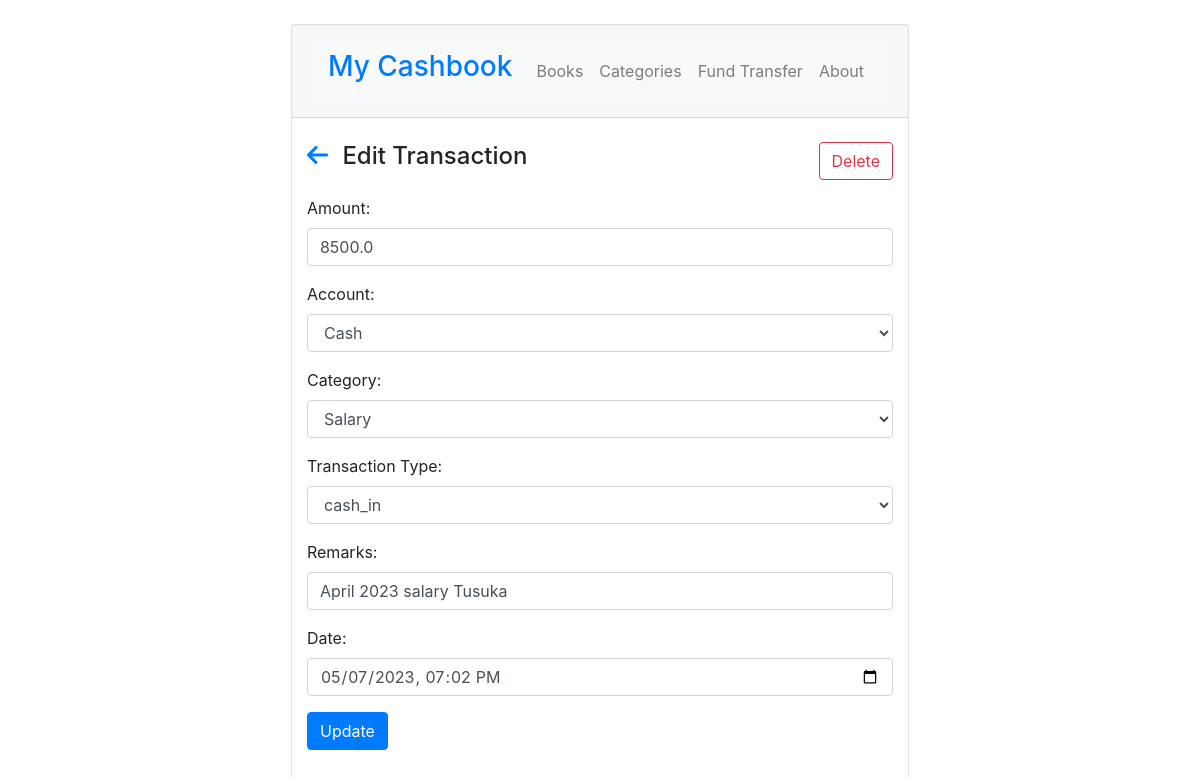
Before: /cashbook/transaction/edit/2/ with the older database file.
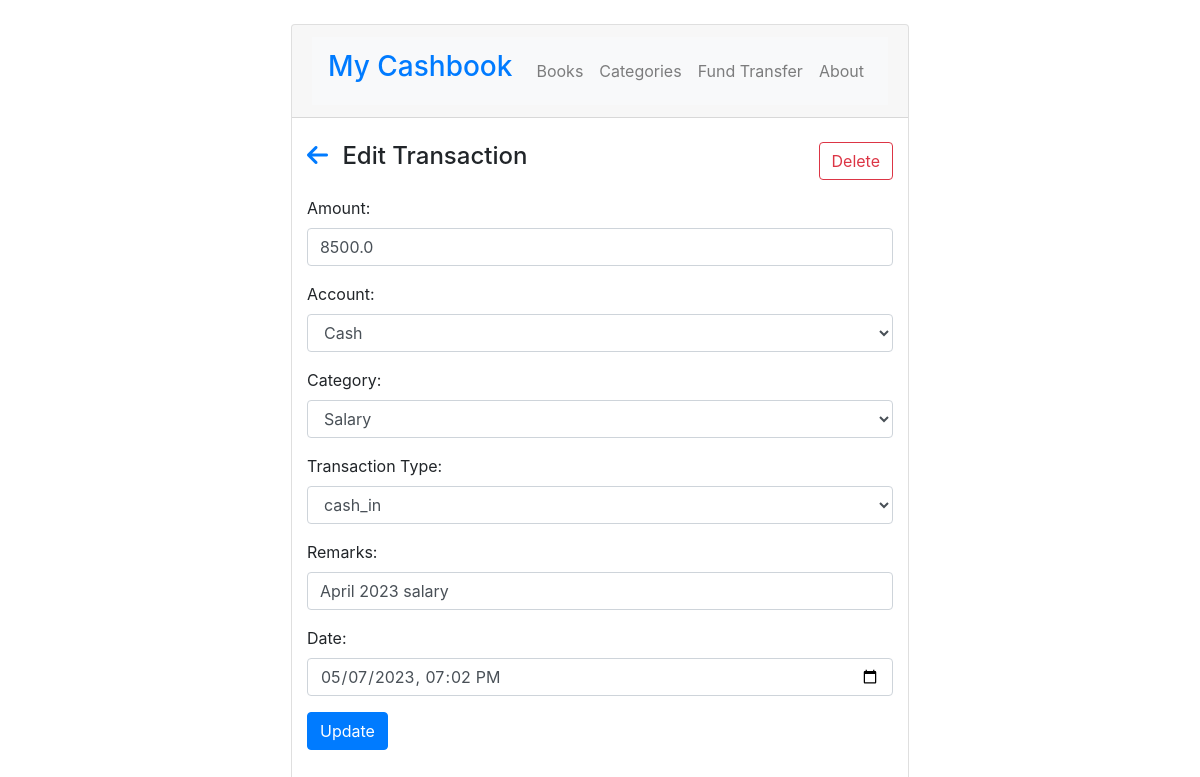
After: the same page with the newer database file.
### cashbook/models.py (models this page shows, shortened)
class Transaction(models.Model):
    amount          = models.FloatField(default=0)
    account_id      = models.ForeignKey(Account, on_delete=models.CASCADE)
    category_id     = models.ForeignKey(Category, on_delete=models.CASCADE)
    trx_type_id     = models.ForeignKey(TrxType, on_delete=models.CASCADE)
    remarks         = models.CharField(max_length=100)
    create_date     = models.DateTimeField("date created")

class Account(models.Model):
    name            = models.CharField(max_length=20)
    initial_balance = models.FloatField(default=0)

class Category(models.Model):
    name = models.CharField(max_length=20)

class TrxType(models.Model):
    name = models.CharField(max_length=10)

### cashbook/views.py (the view)
# urls.py: path('transaction/edit/<int:transaction_id>/', views.edit_transaction, name='edit_transaction'),
def edit_transaction(request, transaction_id):
    transaction = get_object_or_404(Transaction, pk=transaction_id)
    if request.method == 'POST':
        form = TransactionForm(request.POST, instance=transaction)
        if form.is_valid():
            form.save()
            return redirect('cashbook:index')  # Replace with the appropriate URL name for the transaction list
    else:
        form = TransactionForm(instance=transaction)
    if request.method == 'POST':
        account_id = request.POST['account']
        account = get_object_or_404(Account, pk=account_id)
        transaction.account_id = account
        category_id = request.POST['category']
        category = get_object_or_404(Category, pk=category_id)
        transaction.category_id = category
        trx_id = request.POST['trx_type']
        trx_type = get_object_or_404(TrxType, pk=trx_id)
        transaction.trx_type_id = trx_type
        transaction.amount          = request.POST['amount']
        transaction.remarks         = request.POST['remarks']
        transaction.create_date     = request.POST['create_date']
        transaction.save()
        return redirect('cashbook:index')  # Replace with the appropriate URL name for the transaction list
    else:
        categories    = Category.objects.all()
        accounts      = Account.objects.all()
        trx_types     = TrxType.objects.all()
        context = {
            'form': form,
            'transaction': transaction,
            'categories'    : categories,
            'accounts'      : accounts,
            'trx_types'     : trx_types
        }
        return render(request, 'cashbook/transaction_edit.html', context)

### cashbook/forms.py
class TransactionForm(forms.ModelForm):
    class Meta:
        model = Transaction
        fields = ['amount', 'account_id', 'category_id', 'trx_type_id', 'remarks', 'create_date']

### cashbook/templates/cashbook/transaction_edit.html (shortened to what this page needs)
{% extends "cashbook/base.html" %}
{% block content %}
<div class="container">
  <div class="d-flex justify-content-between mt-4">
    <h4><a href="{% url 'cashbook:index' %}" type="button" class="mr-2"> <i class="fa fa-arrow-left"></i> </a> Edit Transaction</h4>
    <form id="delete-form" action="{% url 'cashbook:delete_transaction' %}" method="POST">
      <div class="form-group">
        <input id="delete-button" type="submit" class="btn btn-outline-danger" value="Delete">
      </div>
    </form>
  </div>
    <form id="update-form" action="{% url 'cashbook:edit_transaction' transaction.id %}" method="POST">
      <div class="form-group">
        <label for="amount">Amount:</label>
        <input type="number" class="form-control" name="amount" value="{{ transaction.amount }}" required>
      </div>
      <div class="form-group">
        <label for="account">Account:</label>
        <select class="form-control" name="account" required>
          {% for account in accounts %}
          <option value="{{ account.id }}" {% if account.id == transaction.account_id.id %}selected{% endif %}>{{ account.name }}</option>
          {% endfor %}
        </select>
      </div>
      <div class="form-group">
        <label for="category">Category:</label>
        <select class="form-control" name="category" required>
          {% for category in categories %}
          <option value="{{ category.id }}" {% if category.id == transaction.category_id.id %}selected{% endif %}>{{ category.name }}</option>
          {% endfor %}
        </select>
      </div>
      <div class="form-group">
        <label for="trx_type">Transaction Type:</label>
        <select class="form-control" name="trx_type" required>
          {% for trx_type in trx_types %}
          <option value="{{ trx_type.id }}" {% if trx_type.id == transaction.trx_type_id.id %}selected{% endif %}>{{ trx_type.name }}</option>
          {% endfor %}
        </select>
      </div>
      <div class="form-group">
        <label for="remarks">Remarks:</label>
        <input type="text" class="form-control" name="remarks" value="{{ transaction.remarks }}" required>
      </div>
      <div class="form-group">
        <label for="create_date">Date:</label>
        <input type="datetime-local" class="form-control" name="create_date" value="{{ transaction.create_date|date:'Y-m-d\TH:i' }}" required>
      </div>
      <div class="form-group">
        <input type="submit" class="btn btn-primary" value="Update">
      </div>
    </form>
  </div>
{% endblock %}

Changed rows visible on the page:
changed Transaction "Cash": remarks "April 2023 salary Tusuka" → "April 2023 salary"
